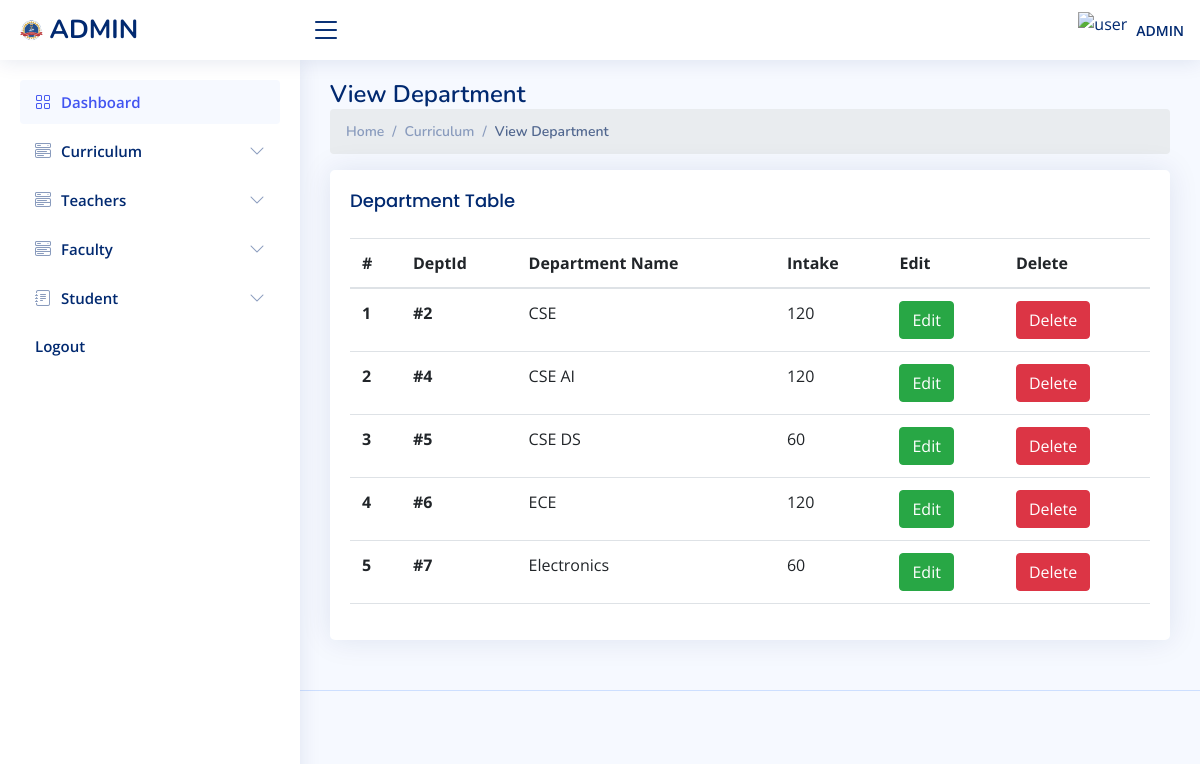
Page /admin/view_dept.php (signed in) on the committed database.
### tables this page shows
CREATE TABLE `dept` (
  `dept_id` int(11) NOT NULL,
  `name` varchar(255) NOT NULL,
  `intake` varchar(255) NOT NULL
);

### admin/connect/db.php (called while the page is built)
<?php
class connect{
    public $servername = "localhost";
    private $username = "root";
    private $password = "";
    private $dbname = "jit_college";
    public function dbconnect()
	{
		$db=mysqli_connect($this->servername,$this->username,$this->password,$this->dbname);
		return $db;
	}
}
?>

### admin/connect/fun.php (called while the page is built, shortened)
<?php
class fun
{
    private $db;
    function __construct($con)
    {
        $this->db = $con;
    }
   public function fetchDepartmentAll(){
        $sql = "SELECT * FROM `dept` WHERE 1";
        $fetch = mysqli_query($this->db, $sql);
        return $fetch;
   }
}
?>

### admin/view_dept.php (the view, shortened to what this page needs)
<?php
include "connect/db.php";
include "connect/fun.php";
$connect = new connect();
$fun = new fun($connect->dbconnect());
$fetch = $fun->fetchDepartmentAll();
?>
<!DOCTYPE html>
<html lang="en">
<head>
  <?php
  include "include/links.php";
  ?>
</head>
<body>
  <?php
  include_once "include/header.php";
  ?>
  <?php
  include_once "include/sideBar.php";
  ?>
  <main id="main" class="main">
    <div class="pagetitle">
      <h1>View Department</h1>
      <nav>
        <ol class="breadcrumb">
          <li class="breadcrumb-item"><a href="index.php">Home</a></li>
          <li class="breadcrumb-item">Curriculum</li>
          <li class="breadcrumb-item active">View Department</li>
        </ol>
      </nav>
    </div>
    <section class="section">
      <div class="row">
        <div class="col-lg-12">
          <div class="card">
            <div class="card-body">
              <h5 class="card-title">Department Table</h5>
              <div id="courses" class="table-responsive">
                <table class="table datatable">
                  <thead>
                    <tr>
                      <th scope="col">#</th>
                      <th scope="col">DeptId</th>
                      <th scope="col">Department Name</th>
                      <th scope="col">Intake</th>
                      <th scope="col">Edit</th>
                      <th scope="col">Delete</th>
                    </tr>
                  </thead>
                  <tbody>
                    <?php
                    if (mysqli_num_rows($fetch) > 0) {
                      $i = 1;
                      while ($res = mysqli_fetch_assoc($fetch)) {
                        ?>
                        <tr>
                            <th scope="row">
                                <?php echo $i; ?>
                            </th>
                            <th scope="row">
                                <?php echo "#" . $res['dept_id']; ?>
                            </th>
                            <td>
                                <?php echo $res['name']; ?>
                            </td>
                            <td>
                                <?php echo $res['intake']; ?>
                            </td>
                            <td>
                                <a href="edit_dept.php?id=<?php echo $res['dept_id']; ?>" class="btn btn-success">Edit</a>
                            </td>
                          <td>
                            <a href="delete.php?dept&id=<?php echo $res['dept_id'] ?>" class="btn btn-danger">Delete</a>
                          </td>
                        </tr>
                        <?php
                        ++$i;
                      }
                    } else {
                      $courses = null;
                    }
                    ?>
                  </tbody>
                </table>
              </div>
            </div>
          </div>
        </div>
      </div>
    </section>
  </main>
  <?php
  include "include/footer.php";
  ?>
</body>
</html>

### admin/assets/css/style.css (style rules this page uses)
:root { scroll-behavior: smooth; }
body { font-family: "Open Sans", sans-serif; background: #f6f9ff; color: #444444; }
a { color: #4154f1; text-decoration: none; }
h1, h2, h3, h4, h5, h6 { font-family: "Nunito", sans-serif; }
#main { margin-top: 60px; padding: 20px 30px; transition: all 0.3s; }
.pagetitle { margin-bottom: 10px; }
.pagetitle h1 { font-size: 24px; margin-bottom: 0; font-weight: 600; color: #012970; }
.card { margin-bottom: 30px; border: none; border-radius: 5px; box-shadow: 0px 0 30px rgba(1, 41, 112, 0.1); }
.card-title { padding: 20px 0 15px 0; font-size: 18px; font-weight: 500; color: #012970; font-family: "Poppins", sans-serif; }
.card-body { padding: 0 20px 20px 20px; }
.breadcrumb { font-size: 14px; font-family: "Nunito", sans-serif; color: #899bbd; font-weight: 600; }
.breadcrumb a { color: #899bbd; transition: 0.3s; }
.breadcrumb .breadcrumb-item::before { color: #899bbd; }
.breadcrumb .active { color: #51678f; font-weight: 600; }
@media (min-width: 1200px) { #main, #footer { margin-left: 300px; } }

### rows in the picture
dept: dept_id "2", name "CSE", intake "120"
dept: dept_id "4", name "CSE AI", intake "120"
dept: dept_id "5", name "CSE DS", intake "60"
dept: dept_id "6", name "ECE", intake "120"
dept: dept_id "7", name "Electronics", intake "60"
